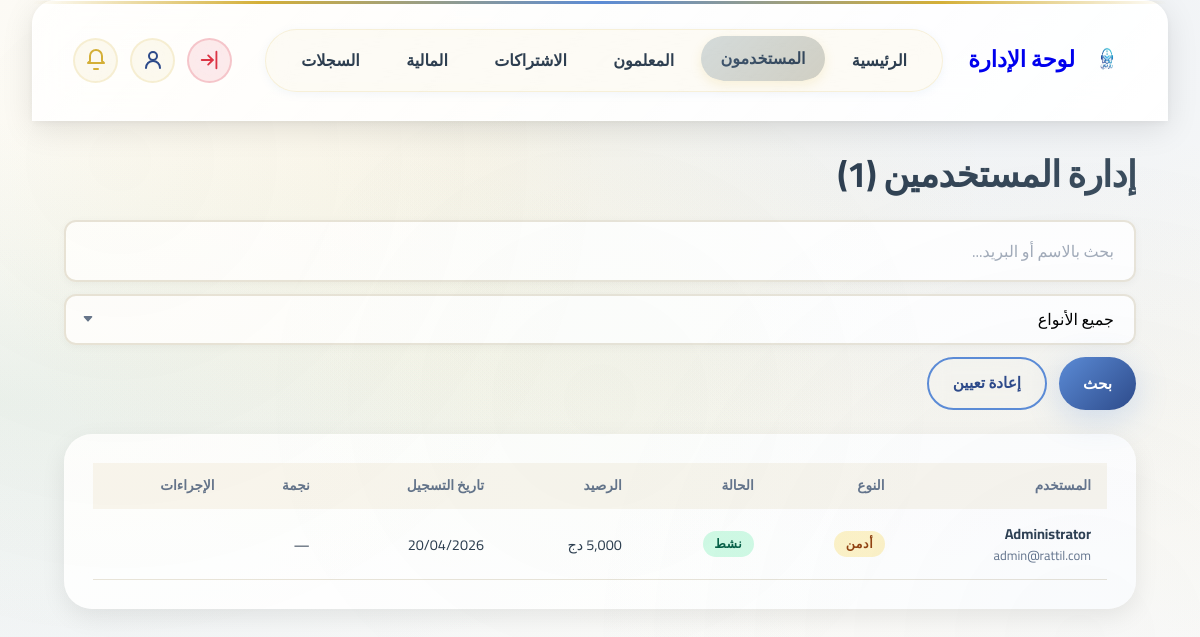
The page /admin/users.php (signed in) on the database its author committed.
### tables this page shows
CREATE TABLE IF NOT EXISTS users (
    id INT AUTO_INCREMENT PRIMARY KEY,
    email VARCHAR(255) NOT NULL UNIQUE,
    password_hash VARCHAR(255) NOT NULL,
    full_name VARCHAR(255) NOT NULL,
    user_type ENUM('teacher', 'student', 'admin') NOT NULL DEFAULT 'student',
    teacher_status ENUM('pending', 'approved', 'rejected') DEFAULT 'pending',
    exam_required BOOLEAN DEFAULT FALSE,
    exam_passed BOOLEAN DEFAULT FALSE,
    gender ENUM('male', 'female') DEFAULT NULL,
    phone VARCHAR(20),
    quran_certificate VARCHAR(500) DEFAULT NULL,
    availability_start TIME DEFAULT NULL,
    availability_end TIME DEFAULT NULL,
    availability_days VARCHAR(100) DEFAULT NULL,
    availability_timezone VARCHAR(50) DEFAULT 'UTC',
    created_at TIMESTAMP DEFAULT CURRENT_TIMESTAMP,
    trial_end_date DATE DEFAULT NULL,
    subscription_id INT DEFAULT NULL,
    is_active BOOLEAN DEFAULT TRUE,
    is_online TINYINT(1) DEFAULT 0,
    last_seen TIMESTAMP NULL DEFAULT NULL,
    has_star TINYINT(1) DEFAULT 0,
    wallet_balance DECIMAL(10,2) DEFAULT 5000.00,
    session_price DECIMAL(10,2) DEFAULT NULL,
    price_per_course DECIMAL(10,2) DEFAULT NULL,
    payment_method_token VARCHAR(255) DEFAULT NULL,
    stripe_customer_id VARCHAR(255) DEFAULT NULL,
    INDEX idx_email (email),
    INDEX idx_user_type (user_type),
    INDEX idx_teacher_status (teacher_status),
    INDEX idx_gender (gender),
    INDEX idx_trial_end (trial_end_date)
);

### includes/functions.php (called while the page is built, shortened)
<?php
function is_logged_in() {
    return isset($_SESSION['user_id']) && !empty($_SESSION['user_id']);
}
function get_logged_in_user($pdo) {
    $stmt = $pdo->prepare("SELECT * FROM users WHERE id = ? AND is_active = 1");
    $stmt->execute([$_SESSION['user_id']]);
    return $stmt->fetch();
}

### admin/users.php (the view, shortened to what this page needs)
<?php
require_once '../includes/auth.php';
require_once '../includes/functions.php';
require_once '../includes/payment.php';
$user = get_logged_in_user($pdo);
$search = $_GET['q'] ?? '';
$type   = $_GET['type'] ?? 'all';
$params = [];
$where  = "1=1";
$stmt = $pdo->prepare("SELECT * FROM users WHERE $where ORDER BY created_at DESC LIMIT 100");
$stmt->execute($params);
$users = $stmt->fetchAll();
?>
<!DOCTYPE html>
<html lang="ar" dir="rtl">
<head>
    <link rel="stylesheet" href="../assets/css/style.css">
    <link rel="stylesheet" href="../assets/css/dashboard.css">
</head>
<body>
<div class="dashboard-container" style="padding-top:0">
<?php include '../includes/header.php'; ?>
<div style="padding:2rem">
<div style="display:flex;justify-content:space-between;align-items:center;margin-bottom:1.5rem;flex-wrap:wrap;gap:1rem">
    <h2 style="margin:0">إدارة المستخدمين (<?php echo count($users); ?>)</h2>
</div>
<form method="GET" class="search-bar">
    <input type="text" name="q" class="form-input" placeholder="بحث بالاسم أو البريد..." value="<?php echo htmlspecialchars($search); ?>">
    <select name="type" class="form-select">
        <option value="all" <?php echo $type==='all'?'selected':''; ?>>جميع الأنواع</option>
    </select>
    <button type="submit" class="btn btn-primary">بحث</button>
    <a href="users.php" class="btn btn-outline">إعادة تعيين</a>
</form>
<div class="section-card">
    <div style="overflow-x:auto">
    <table class="users-table">
        <thead>
            <tr>
                <th>المستخدم</th>
                <th>النوع</th>
                <th>الحالة</th>
                <th>الرصيد</th>
                <th>تاريخ التسجيل</th>
                <th>نجمة</th>
                <th>الإجراءات</th>
            </tr>
        </thead>
        <tbody>
            <?php foreach ($users as $u): ?>
            <tr>
                <td>
                    <div style="font-weight:700"><?php echo htmlspecialchars($u['full_name']); ?></div>
                    <div style="font-size:.8rem;color:var(--slate)"><?php echo htmlspecialchars($u['email']); ?></div>
                </td>
                <td><span class="badge badge-<?php echo $u['user_type']; ?>"><?php echo $u['user_type']==='student'?'طالب':($u['user_type']==='teacher'?'معلم':'أدمن'); ?></span></td>
                <td><span class="badge <?php echo $u['is_active']?'badge-active':'badge-inactive'; ?>"><?php echo $u['is_active']?'نشط':'معطل'; ?></span></td>
                <td><?php echo number_format($u['wallet_balance']??0,0,'.',','); ?> دج</td>
                <td style="white-space:nowrap"><?php echo date('d/m/Y', strtotime($u['created_at'])); ?></td>
                <td><?php echo !empty($u['has_star'])?'⭐':'—'; ?></td>
                <td>
                </td>
            </tr>
            <?php endforeach; ?>
        </tbody>
    </table>
    </div>
</div>
</div>
</div>
</body>
</html>

### assets/css/dashboard.css (style rules this page uses)
* { scroll-behavior: smooth; }
.dashboard-container { max-width: 1400px; margin: 0 auto; padding: 2rem; padding-bottom: 100px; animation: fadeIn 0.6s ease-out; }
:root { --primary-gold: #D4AF37; --secondary-gold: #C5A028; --soft-gold: #F5E6C3; --deep-blue: #1A2A4A; --royal-blue: #2D4A8A; --soft-blue: #5B8BD6; --accent-green: #40916C; --slate: #64748B; --glass-white: rgba(255, 255, 255, 0.85); --shadow-glow: 0 0 40px rgba(212, 175, 55, 0.15); --shadow-blue-glow: 0 8px 32px rgba(91, 139, 214, 0.25); }
.btn-primary { background: linear-gradient(135deg, var(--soft-blue) 0%, var(--royal-blue) 100%) !important; box-shadow: var(--shadow-blue-glow) !important; }
.dashboard-container, .progress-container, .auth-container { animation: premiumFadeIn 0.6s ease-out !important; }

### admin/users.php (style rules this page uses)
.users-table { width:100%;border-collapse:collapse }
.users-table th { background:var(--warm-cream);padding:.75rem 1rem;text-align:right;font-size:.85rem;color:var(--slate);font-weight:600 }
.users-table td { padding:.85rem 1rem;border-bottom:1px solid var(--sand);vertical-align:middle;font-size:.9rem }
.badge { padding:.2rem .7rem;border-radius:50px;font-size:.78rem;font-weight:700 }
.badge-admin { background:#fef3c7;color:#92400e }
.badge-active { background:#d1fae5;color:#065f46 }
.search-bar { display:flex;gap:.75rem;margin-bottom:1.5rem;flex-wrap:wrap }
.search-bar input { flex:1;min-width:200px }
.search-bar select { min-width:140px }
.section-card { background:var(--glass-white);border:1px solid var(--glass-border);border-radius:var(--radius-xl);padding:1.75rem;margin-bottom:1.5rem;box-shadow:var(--shadow-md) }

### rows shown on the page
users: full_name "Administrator", email "admin@rattil.com", user_type "أدمن", is_active "نشط", created_at "20/04/2026"

### other values the page prints
count($users) "1"
